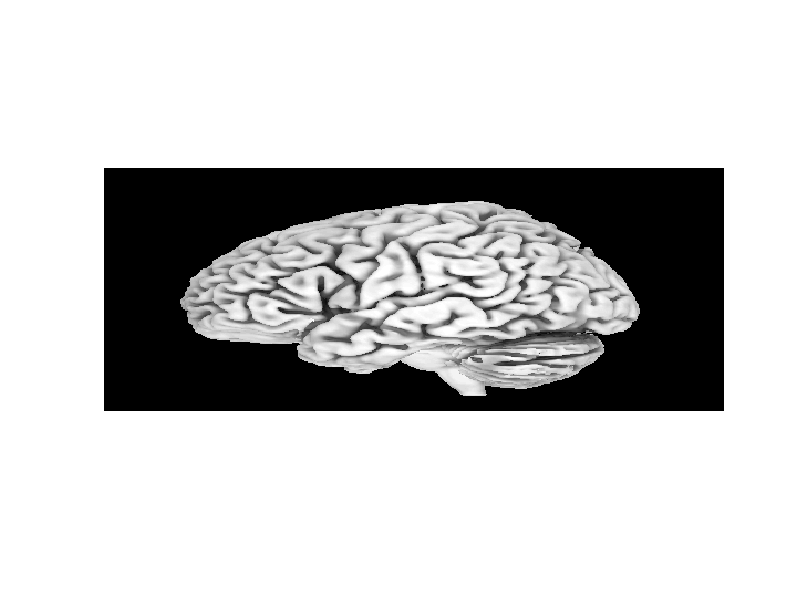

Write MATLAB code to recreate this figure.
%display odd channel
storedStructure_odd = load('odd_rows.mat');
imageArray_odd = storedStructure_odd.odd_channel;
figure(1);
imshow(imageArray_odd, []);
